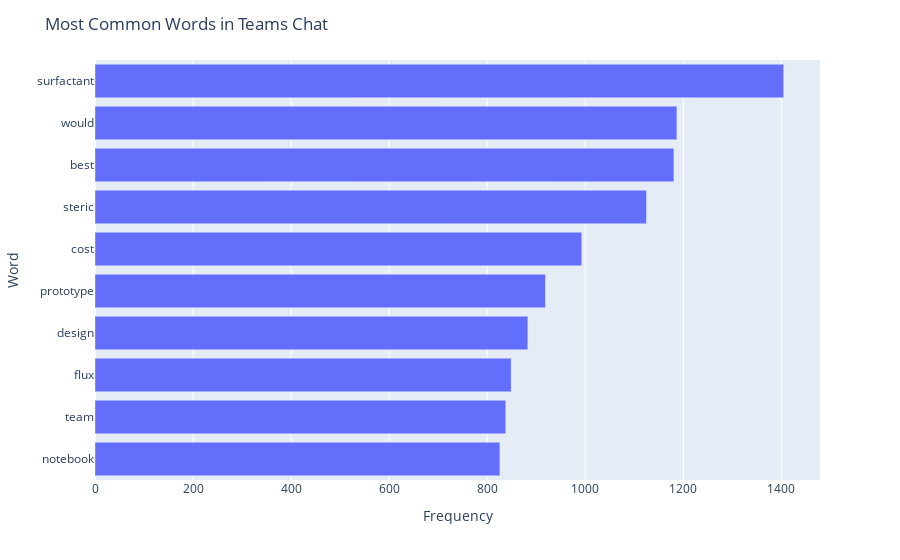

Write notebook code for a chart like this one.
### Code cell
fig = px.bar(y=fdist.index, x=fdist.values)

fig.update_layout(barmode='stack', yaxis={'categoryorder':'total ascending'}, title='Most Common Words in Teams Chat')
fig.update_xaxes(title_text = 'Frequency')
fig.update_yaxes(title_text = 'Word')
fig.show()

### Figure 1 — Plotly figure (JSON) as saved in the notebook; plotly's stock layout.template omitted (floating-point values rounded to 4 significant figures)
{"data": [{"alignmentgroup": "True", "hovertemplate": "x=%{x}<br>y=%{y}<extra></extra>", "legendgroup": "", "marker": {"color": "#636efa", "pattern": {"shape": ""}}, "name": "", "offsetgroup": "", "orientation": "h", "showlegend": false, "textposition": "auto", "type": "bar", "x": [1405, 1187, 1181, 1125, 993, 919, 883, 849, 838, 826], "xaxis": "x", "y": ["surfactant", "would", "best", "steric", "cost", "prototype", "design", "flux", "team", "notebook"], "yaxis": "y"}], "layout": {"barmode": "stack", "legend": {"tracegroupgap": 0}, "margin": {"t": 60}, "title": {"text": "Most Common Words in Teams Chat"}, "xaxis": {"anchor": "y", "domain": [0, 1], "title": {"text": "Frequency"}}, "yaxis": {"anchor": "x", "categoryorder": "total ascending", "domain": [0, 1], "title": {"text": "Word"}}}}
